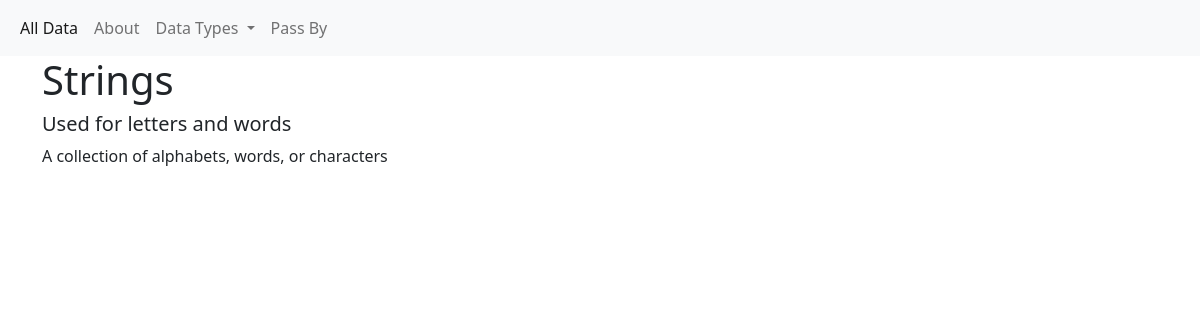
/data_types/Strings, run on the app's committed database.
### tables this page shows
CREATE TABLE data_type (
    id INTEGER PRIMARY KEY AUTOINCREMENT,
    name VARCHAR(45),
    summary VARCHAR(512),
    description TEXT
);

### app/routes.py (the view)
@app.get("/data_types/Strings")
def Strings():
    response = dict(RESPONSE)
    response["data_type"] = data_types.select_by_type(name="Strings")
    scan_data = response.get("data_type")
    return render_template('data_type.html', data_type=scan_data[0])

### app/database/__init__.py (called while the page is built)
def get_db():
    db = getattr(g, "_database", None)
    if not db:
        db = g._database = sqlite3.connect(DATABASE_URL)
    return db

### app/database/data_types.py (called while the page is built)
def output_formatter(results):
    out = []
    for result in results:
        entry = {
            "id" : result[0],
            "name" : result[1],
            "summary" : result[2],
            "description" : result[3]
        }
        out.append(entry)
    return out

def select_by_type(name="Integers"):
    statement = "SELECT * FROM data_type WHERE name=?"
    conn = get_db()
    cursor = conn.cursor()
    cursor.execute(statement, (name, ))
    out = cursor.fetchall()
    cursor.close()
    return output_formatter(out)

### app/templates/data_type.html (shortened to what this page needs)
{% extends 'base.html' %}
{% block contents %}
<div class="container">
    <h1>{{ data_type["name"] }}</h1>
    <h5>{{ data_type["summary"] }}</h5>
    <p>{{ data_type["description"] }}</p>
</div>
{% endblock contents %}

### data on the page
data_type: name "Strings", summary "Used for letters and words", description "A collection of alphabets, words, or characters"
